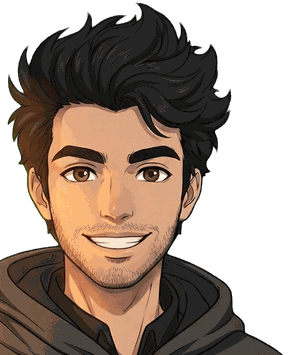
#> input picture assets/dungeon-bust.png, 300 x 355 px, given in place of icon-roadmap.png, which was not available
$ python seals.py
#> lines starting #> are read from the running program, lines starting #| are printed output that depends on the picture
# Duotone-tints the MainQuest wax seals so the flagship is gold and every side quest shares one muted wax.
from PIL import Image
import os
def lut(stops):
    out = []
    for i in range(256):
        t = i / 255
        for (a, ca), (b, cb) in zip(stops, stops[1:]):
            if t <= b:
                u = (t - a) / (b - a); out.append(tuple(round(ca[k] + (cb[k] - ca[k]) * u) for k in range(3))); break
        else: out.append(stops[-1][1])
    return out
gold = lut([(0, (30, 20, 6)), (.55, (160, 110, 36)), (1, (255, 226, 140))])
wax = lut([(0, (26, 21, 16)), (.6, (96, 72, 40)), (1, (170, 140, 96))])
def tint(src, dst, L, boost=1.0):
#> called with src = 'assets/icon-roadmap.png', dst = 'build/dungeon/.seals/icon-roadmap.png', boost = 1.5
    im = Image.open(src).convert("RGBA"); px = im.load()
#> in tint, im is the input picture: PIL image 300x355 RGBA; mean R, G, B, A 65.2, 49.8, 39.1, 153.4
    for y in range(im.height):
        for x in range(im.width):
            r, g, b, a = px[x, y]
            l = min(255, int((0.3 * r + 0.59 * g + 0.11 * b) * boost))
            c = L[l]; px[x, y] = (c[0], c[1], c[2], a)
    im.save(dst)
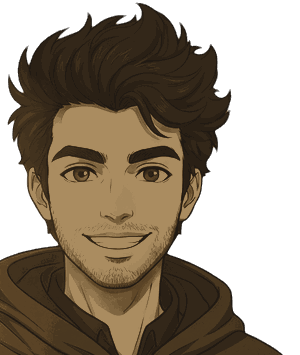
#> saved as icon-roadmap.png: PIL image 300x355 RGBA; mean R, G, B, A 65.9, 52.6, 35.3, 153.4; transparent parts drawn white
for n in ["icon-roadmap", "icon-boss-battles", "icon-inventory", "icon-class-system", "icon-achievements"]:
    tint(f"assets/{n}.png", f"build/dungeon/.seals/{n}.png", wax, 1.5)
#> pass 2 of the loop `for n in ["icon-roadmap", "icon-boss-battles", "icon-inventory", "icon..`:
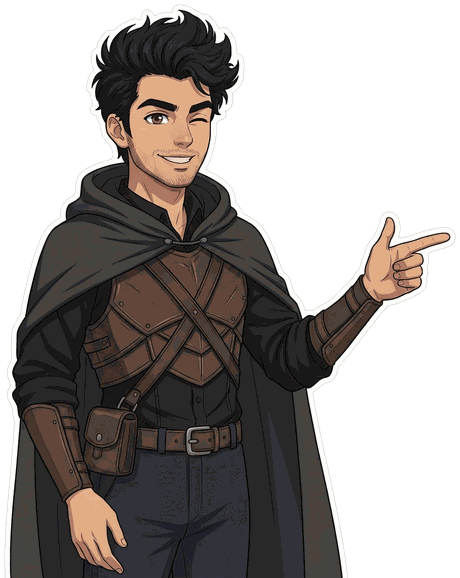
#> input picture assets/dungeon-pointing.png, 460 x 578 px, given in place of icon-boss-battles.png, which was not available
#> in tint, im is the input picture: PIL image 460x578 RGBA; mean R, G, B, A 45.8, 40.6, 38.3, 139
#> in tint (call 2), `im.save(dst)`:
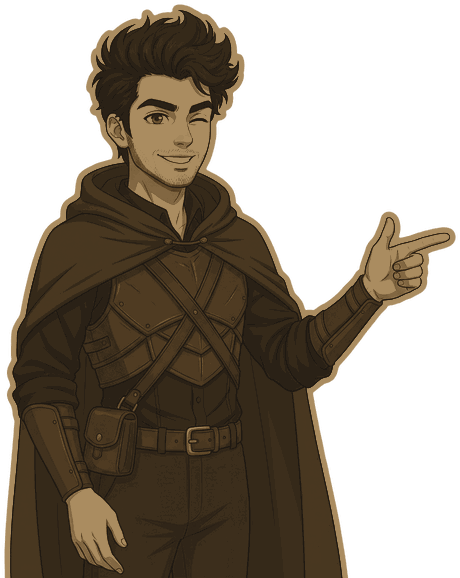
#> saved as icon-boss-battles.png: PIL image 460x578 RGBA; mean R, G, B, A 54.6, 43.2, 28.7, 139; transparent parts drawn white
#> (the run stopped early here; a loop or call above may not have finished)
